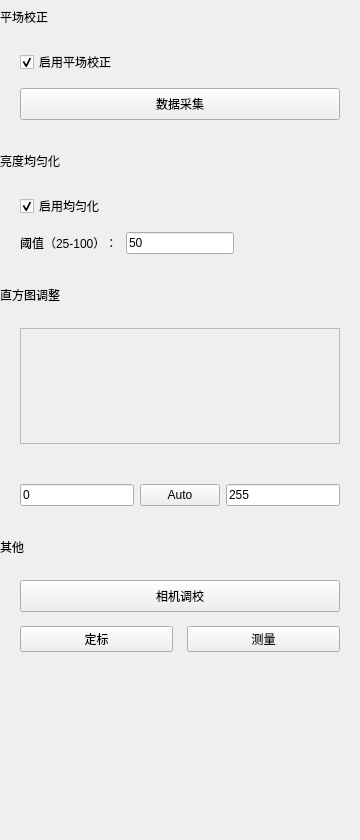
<?xml version="1.0" encoding="UTF-8"?>
<ui version="4.0">
 <class>ImageCorrectionPage</class>
 <widget class="QWidget" name="ImageCorrectionPage">
  <property name="geometry">
   <rect>
    <x>0</x>
    <y>0</y>
    <width>360</width>
    <height>840</height>
   </rect>
  </property>
  <layout class="QVBoxLayout" name="mainVerticalLayout">
   <property name="spacing">
    <number>0</number>
   </property>
   <property name="leftMargin">
    <number>0</number>
   </property>
   <property name="topMargin">
    <number>0</number>
   </property>
   <property name="rightMargin">
    <number>0</number>
   </property>
   <property name="bottomMargin">
    <number>0</number>
   </property>
   <item>
    <widget class="QLabel" name="labelFlatFieldTitle">
     <property name="minimumSize">
      <size>
       <width>0</width>
       <height>34</height>
      </size>
     </property>
     <property name="text">
      <string>平场校正</string>
     </property>
     <property name="margin">
      <number>12</number>
     </property>
    </widget>
   </item>
   <item>
    <widget class="QWidget" name="flatFieldWidget">
     <layout class="QVBoxLayout" name="flatFieldVerticalLayout">
      <property name="leftMargin">
       <number>20</number>
      </property>
      <property name="topMargin">
       <number>16</number>
      </property>
      <property name="rightMargin">
       <number>20</number>
      </property>
      <property name="bottomMargin">
       <number>24</number>
      </property>
      <property name="spacing">
       <number>14</number>
      </property>
      <item>
       <widget class="QCheckBox" name="checkFlatFieldEnable">
        <property name="text">
         <string>启用平场校正</string>
        </property>
        <property name="checked">
         <bool>true</bool>
        </property>
       </widget>
      </item>
      <item>
       <widget class="QPushButton" name="buttonFlatFieldCollect">
        <property name="minimumSize">
         <size>
          <width>0</width>
          <height>32</height>
         </size>
        </property>
        <property name="text">
         <string>数据采集</string>
        </property>
       </widget>
      </item>
     </layout>
    </widget>
   </item>
   <item>
    <widget class="QLabel" name="labelBrightnessTitle">
     <property name="minimumSize">
      <size>
       <width>0</width>
       <height>34</height>
      </size>
     </property>
     <property name="text">
      <string>亮度均匀化</string>
     </property>
     <property name="margin">
      <number>12</number>
     </property>
    </widget>
   </item>
   <item>
    <widget class="QWidget" name="brightnessWidget">
     <layout class="QGridLayout" name="brightnessGridLayout">
      <property name="leftMargin">
       <number>20</number>
      </property>
      <property name="topMargin">
       <number>16</number>
      </property>
      <property name="rightMargin">
       <number>20</number>
      </property>
      <property name="bottomMargin">
       <number>24</number>
      </property>
      <property name="horizontalSpacing">
       <number>8</number>
      </property>
      <property name="verticalSpacing">
       <number>14</number>
      </property>
      <item row="0" column="0" colspan="3">
       <widget class="QCheckBox" name="checkBrightnessBalanceEnable">
        <property name="text">
         <string>启用均匀化</string>
        </property>
        <property name="checked">
         <bool>true</bool>
        </property>
       </widget>
      </item>
      <item row="1" column="0">
       <widget class="QLabel" name="labelThreshold">
        <property name="text">
         <string>阈值（25-100）：</string>
        </property>
       </widget>
      </item>
      <item row="1" column="1">
       <widget class="QLineEdit" name="lineEditThreshold">
        <property name="minimumSize">
         <size>
          <width>60</width>
          <height>0</height>
         </size>
        </property>
        <property name="text">
         <string>50</string>
        </property>
       </widget>
      </item>
      <item row="1" column="2">
       <spacer name="thresholdHorizontalSpacer">
        <property name="orientation">
         <enum>Qt::Horizontal</enum>
        </property>
        <property name="sizeHint" stdset="0">
         <size>
          <width>40</width>
          <height>20</height>
         </size>
        </property>
       </spacer>
      </item>
     </layout>
    </widget>
   </item>
   <item>
    <widget class="QLabel" name="labelHistogramTitle">
     <property name="minimumSize">
      <size>
       <width>0</width>
       <height>34</height>
      </size>
     </property>
     <property name="text">
      <string>直方图调整</string>
     </property>
     <property name="margin">
      <number>12</number>
     </property>
    </widget>
   </item>
   <item>
    <widget class="QWidget" name="histogramWidget">
     <layout class="QVBoxLayout" name="histogramVerticalLayout">
      <property name="leftMargin">
       <number>20</number>
      </property>
      <property name="topMargin">
       <number>16</number>
      </property>
      <property name="rightMargin">
       <number>20</number>
      </property>
      <property name="bottomMargin">
       <number>24</number>
      </property>
      <item>
       <widget class="QFrame" name="histogramPreviewFrame">
        <property name="minimumSize">
         <size>
          <width>0</width>
          <height>116</height>
         </size>
        </property>
        <property name="frameShape">
         <enum>QFrame::StyledPanel</enum>
        </property>
       </widget>
      </item>
      <item>
       <widget class="HistogramRangeSlider" name="histogramRangeSlider" native="true">
        <property name="minimumSize">
         <size>
          <width>0</width>
          <height>28</height>
         </size>
        </property>
       </widget>
      </item>
      <item>
       <layout class="QHBoxLayout" name="histogramRangeLayout">
        <item>
         <widget class="QLineEdit" name="lineEditHistogramMin">
          <property name="minimumSize">
           <size>
            <width>70</width>
            <height>0</height>
           </size>
          </property>
          <property name="text">
           <string>0</string>
          </property>
         </widget>
        </item>
        <item>
         <widget class="QPushButton" name="buttonHistogramAuto">
          <property name="text">
           <string>Auto</string>
          </property>
         </widget>
        </item>
        <item>
         <widget class="QLineEdit" name="lineEditHistogramMax">
          <property name="minimumSize">
           <size>
            <width>70</width>
            <height>0</height>
           </size>
          </property>
          <property name="text">
           <string>255</string>
          </property>
         </widget>
        </item>
       </layout>
      </item>
     </layout>
    </widget>
   </item>
   <item>
    <widget class="QLabel" name="labelOtherTitle">
     <property name="minimumSize">
      <size>
       <width>0</width>
       <height>34</height>
      </size>
     </property>
     <property name="text">
      <string>其他</string>
     </property>
     <property name="margin">
      <number>12</number>
     </property>
    </widget>
   </item>
   <item>
    <widget class="QWidget" name="otherWidget">
     <layout class="QVBoxLayout" name="otherVerticalLayout">
      <property name="leftMargin">
       <number>20</number>
      </property>
      <property name="topMargin">
       <number>16</number>
      </property>
      <property name="rightMargin">
       <number>20</number>
      </property>
      <property name="bottomMargin">
       <number>16</number>
      </property>
      <property name="spacing">
       <number>14</number>
      </property>
      <item>
       <widget class="QPushButton" name="buttonCameraCalibration">
        <property name="minimumSize">
         <size>
          <width>0</width>
          <height>32</height>
         </size>
        </property>
        <property name="text">
         <string>相机调校</string>
        </property>
       </widget>
      </item>
      <item>
       <layout class="QHBoxLayout" name="otherButtonLayout">
        <item>
         <widget class="QPushButton" name="buttonCalibration">
          <property name="text">
           <string>定标</string>
          </property>
         </widget>
        </item>
        <item>
         <widget class="QPushButton" name="buttonMeasure">
          <property name="text">
           <string>测量</string>
          </property>
         </widget>
        </item>
       </layout>
      </item>
     </layout>
    </widget>
   </item>
   <item>
    <spacer name="verticalSpacer">
     <property name="orientation">
      <enum>Qt::Vertical</enum>
     </property>
     <property name="sizeHint" stdset="0">
      <size>
       <width>20</width>
       <height>40</height>
      </size>
     </property>
    </spacer>
   </item>
  </layout>
 </widget>
 <customwidgets>
  <customwidget>
   <class>HistogramRangeSlider</class>
   <extends>QWidget</extends>
   <header>HistogramRangeSlider.h</header>
   <container>1</container>
  </customwidget>
 </customwidgets>
 <resources/>
 <connections/>
</ui>
